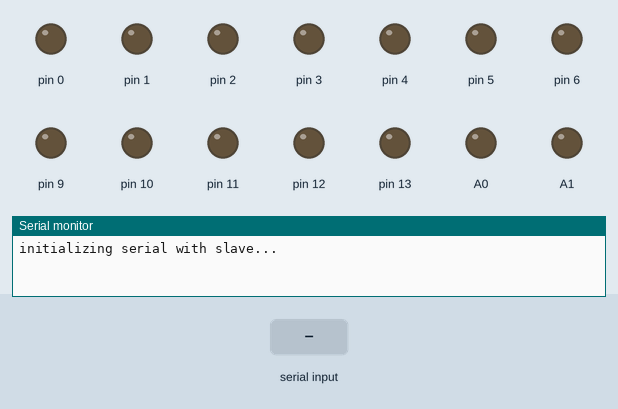
A program run on a simulated Teensy 4. On the bench: output pins drawn as LEDs (lit = HIGH), the last lines printed to the serial monitor. Dashed ring = blinking. The test bench sets the inputs (shaded band).

Above: at 0.8 s.
0.9 s: "1" received over the second serial link
At 2.0 s:
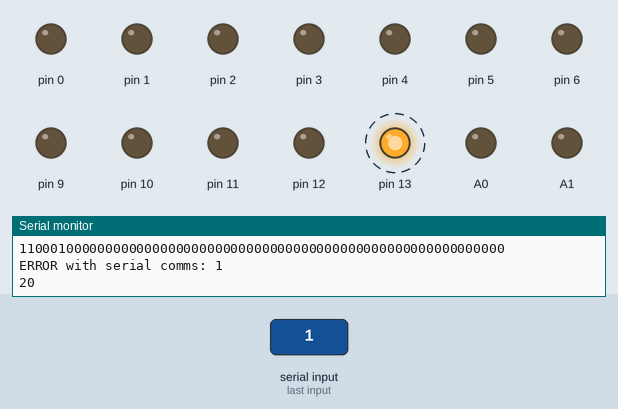
3.9 s: "0" received over the second serial link
Timing chart, 0 to 6.9 s (numbered marks = the images above; inputs shaded):
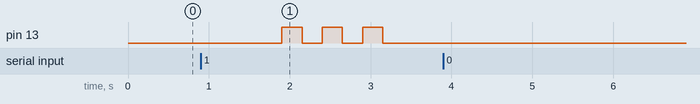

Measured:
- after the input at 0.9 s, pin 13: alternates HIGH for 0.25 s and LOW for 0.25 s, 6 changes in all, then stays LOW, starting after 1.0 s

The program:

main.cpp
```cpp
/*
 * File name: main.cpp -> DRIVER
 * Project: 64 Motor Driver
 * Author: Elliot Eickholtz
 * Purpose: Drive 64 stepper motors with 2 Teensy 4.0's, 32 motors each. Slave to Teensy 4.1 microcontroller.
 *
*/

//* Library includes *//
#include <Arduino.h>
#include <Stepper_Music.h>
#include <Music_Serial.h>
//*^^^^^^^^^^^^^^^^^^*//

// Initialize Class, "1" means nothing.
Music_Serial Master(1);

void setup()
{
	Serial.begin(115200);
	Master.serialInit();
}

void loop() {
  	if(Master.available())
	{
		// Read Serial buffer from master
		Master.read();
		// Decode and set master command into action
		Master.setMasterCommand();
	}

	// Loop through all 32 motors tied to microcontroller
  	for(int i=0; i<32; i++)
  	{
		// Wait the alloted time to replicate set frequency
		if(AllMotors[i].pulseWait[0] || AllMotors[i].pulseWait[1] || AllMotors[i].pulseWait[2] || AllMotors[i].pulseWait[3])
		{
			AllMotors[i].singleStep();
		}
  	}
}
```

DAQ.h
```cpp
/*
 * File name: DAQ.h -> DRIVER
 * Project: 64 Motor Driver
 * Author: Elliot Eickholtz
 * Purpose: General purpose data aquisition.
 *
*/

//-----------------------Create quick-read info definitions----------------------------//
// Give analog Reading Converted to voltage
// #define VCCVOLTAGE map(analogRead(VCCVOLTAGEREADPIN), 1, 1023, 1, 1023)
// #define FIVEVOLTAGE map(analogRead(FIVEVOLTAGEREADPIN), 1, 1023, 1, 1023)

//^^^^^^^^^^^^^^^^^^^^^^^^^^^^^^^^^^^^^^^^^^^^^^^^^^^^^^^^^^^^^^^^^^^^^^^^^^^^^^^^^^^^^//
```

Pinout.h
```cpp
/*
 * File name: Pinout.h -> DRIVER
 * Project: 64 Motor Driver
 * Author: Elliot Eickholtz
 * Purpose: Define all pins used on the Teensy 4.0.
 *
*/

#ifndef PINOUT_H
#define PINOUT_H

//  *Initialize all stepper driver freq pins to a unique identifier*  //
//  *--------------------------------------------------------------*  //
#define A1STEP1 6
#define A2STEP1 4
#define A3STEP1 2
#define A4STEP1 0
#define A5STEP1 9
#define A6STEP1 5
#define A7STEP1 3
#define A8STEP1 1
#define A1STEP2 31
#define A2STEP2 33
#define A3STEP2 12
#define A4STEP2 10
#define A5STEP2 28
#define A6STEP2 30
#define A7STEP2 32
#define A8STEP2 11
#define A1STEP3 13
#define A2STEP3 25
#define A3STEP3 27
#define A4STEP3 29
#define A5STEP3 15
#define A6STEP3 14
#define A7STEP3 24
#define A8STEP3 26
#define A1STEP4 22
#define A2STEP4 20
#define A3STEP4 18
#define A4STEP4 16
#define A5STEP4 23
#define A6STEP4 21
#define A7STEP4 19
#define A8STEP4 17

//  *^^^^^^^^^^^^^^^^^^^^^^^^^^^^^^^^^^^^^^^^^^^^^^^^^^^^^^^^^^^^^^*  //

#endif  // PINOUT_H
```
